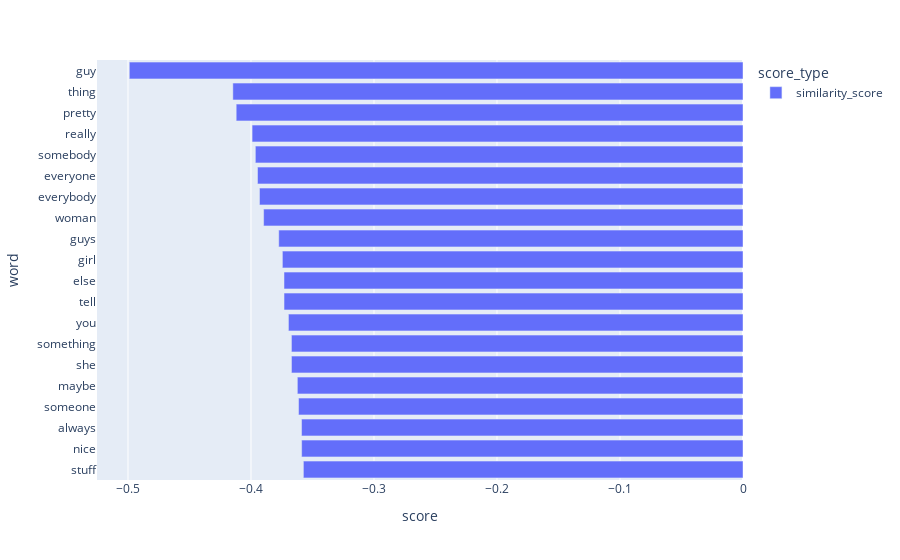
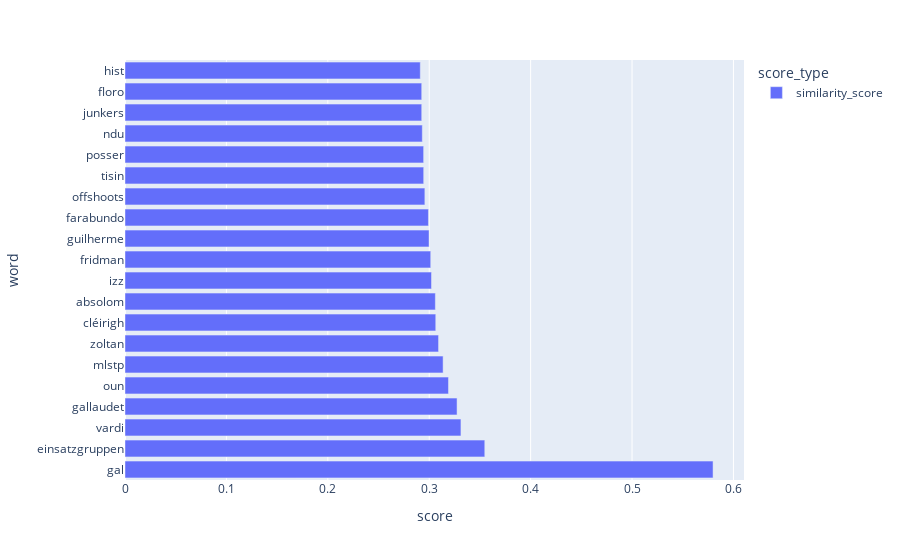

The cell these charts' notebook holds for them, in order:
### Code cell
plot_top_biased_words(df_similarity_male, n_words=20)
plot_top_biased_words(df_similarity_female, n_words=20)

### Figure 1 — Plotly figure (JSON) as saved in the notebook; plotly's stock layout.template omitted (floating-point values rounded to 4 significant figures)
{"data": [{"alignmentgroup": "True", "hovertemplate": "score_type=similarity_score<br>score=%{x}<br>word=%{y}<extra></extra>", "legendgroup": "similarity_score", "marker": {"color": "#636efa", "pattern": {"shape": ""}}, "name": "similarity_score", "offsetgroup": "similarity_score", "orientation": "h", "showlegend": true, "textposition": "auto", "type": "bar", "x": [-0.3574, -0.3588, -0.3589, -0.3613, -0.3623, -0.3671, -0.3671, -0.3696, -0.3731, -0.3732, -0.3745, -0.3774, -0.3897, -0.3931, -0.3947, -0.3965, -0.3991, -0.412, -0.4148, -0.4989], "xaxis": "x", "y": ["stuff", "nice", "always", "someone", "maybe", "she", "something", "you", "tell", "else", "girl", "guys", "woman", "everybody", "everyone", "somebody", "really", "pretty", "thing", "guy"], "yaxis": "y"}], "layout": {"barmode": "group", "legend": {"title": {"text": "score_type"}, "tracegroupgap": 0}, "margin": {"t": 60}, "xaxis": {"anchor": "y", "domain": [0, 1], "title": {"text": "score"}}, "yaxis": {"anchor": "x", "domain": [0, 1], "title": {"text": "word"}}}}

### Figure 2 — Plotly figure (JSON) as saved in the notebook; plotly's stock layout.template omitted (floating-point values rounded to 4 significant figures)
{"data": [{"alignmentgroup": "True", "hovertemplate": "score_type=similarity_score<br>score=%{x}<br>word=%{y}<extra></extra>", "legendgroup": "similarity_score", "marker": {"color": "#636efa", "pattern": {"shape": ""}}, "name": "similarity_score", "offsetgroup": "similarity_score", "orientation": "h", "showlegend": true, "textposition": "auto", "type": "bar", "x": [0.5799, 0.3548, 0.3313, 0.3274, 0.319, 0.3137, 0.3092, 0.3065, 0.3061, 0.3023, 0.3015, 0.2998, 0.2992, 0.2957, 0.2945, 0.2945, 0.2932, 0.2926, 0.2926, 0.2912], "xaxis": "x", "y": ["gal", "einsatzgruppen", "vardi", "gallaudet", "oun", "mlstp", "zoltan", "cléirigh", "absolom", "izz", "fridman", "guilherme", "farabundo", "offshoots", "tisin", "posser", "ndu", "junkers", "floro", "hist"], "yaxis": "y"}], "layout": {"barmode": "group", "legend": {"title": {"text": "score_type"}, "tracegroupgap": 0}, "margin": {"t": 60}, "xaxis": {"anchor": "y", "domain": [0, 1], "title": {"text": "score"}}, "yaxis": {"anchor": "x", "domain": [0, 1], "title": {"text": "word"}}}}
